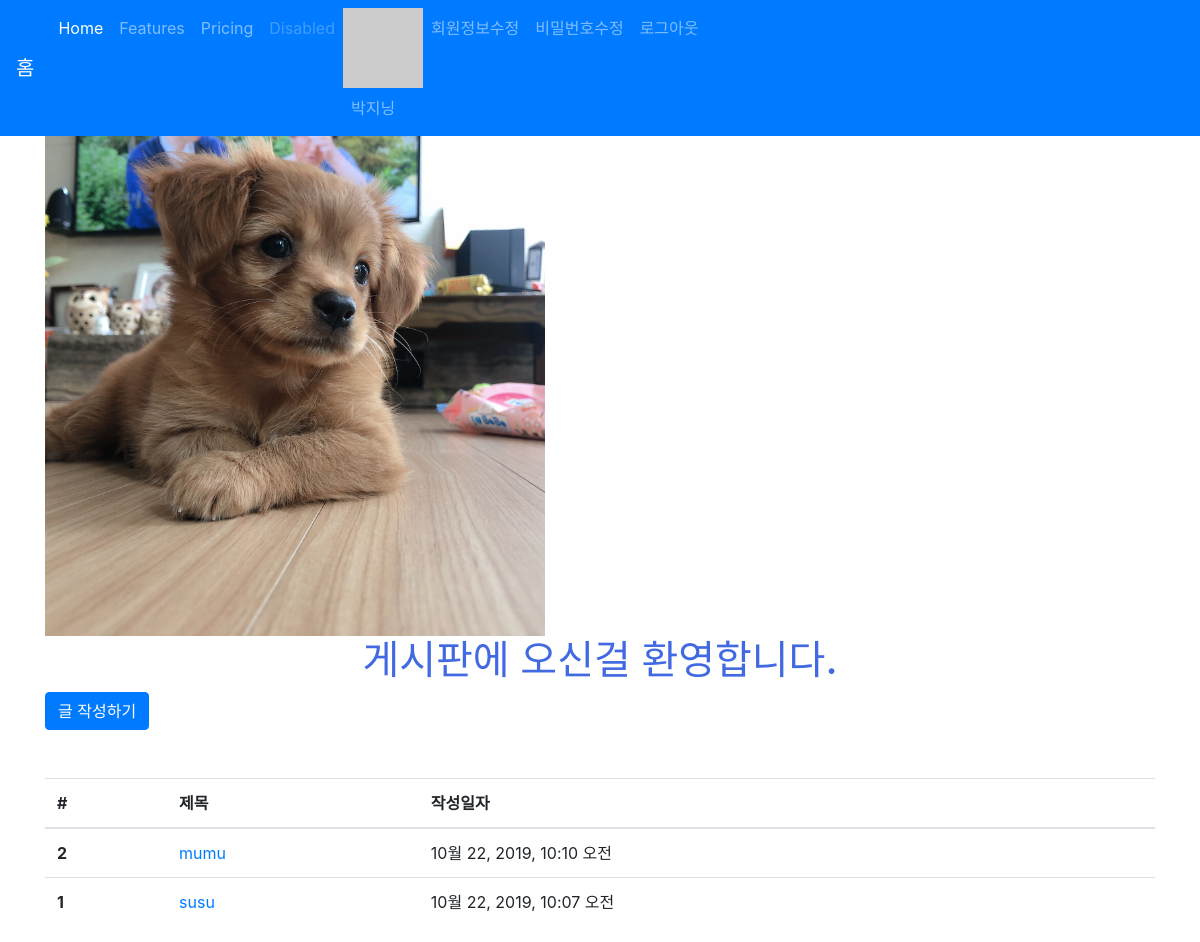
Screenshot of /articles/ (signed in) with the database file from the repository.
### accounts/models.py (models this page shows)
class User(AbstractUser):
    pass

### articles/models.py (models this page shows, shortened)
class Article(models.Model):
    title = models.CharField(max_length=10)
    content = models.TextField()
    image = models.ImageField(blank=True)
    image_thumbnail = ImageSpecField(
        processors=[ResizeToFill(300, 300)],
        format='JPEG',
        options={'quality': 80}
    )
    created_at = models.DateTimeField(auto_now_add=True)
    updated_at = models.DateTimeField(auto_now=True)
    user = models.ForeignKey(settings.AUTH_USER_MODEL, on_delete=models.CASCADE)
    like_users = models.ManyToManyField(
                                settings.AUTH_USER_MODEL,
                                related_name='like_articles',
                                blank=True
                                )

### articles/views.py (the view)
# urls.py: path('', views.index, name='index'),
def index(request):
    articles = Article.objects.order_by('-id') # 최신글 위로 오도록
    context = {
        'articles': articles
    }
    return render(request, 'articles/index.html', context)

### articles/templatetags/gravatar.py (called while the page is built)
@register.filter
def makehash(email):
    return 'https://www.gravatar.com/avatar/' + hashlib.md5(email.strip().lower().encode('utf-8')).hexdigest()

### articles/templates/articles/index.html (shortened to what this page needs)
{% extends 'articles/base.html' %}
{% load static %}
{% block css %}
<link rel="stylesheet" href="{% static 'articles/style.css' %}">
{% endblock %}
{% block body %}
<img src="{% static 'articles/bg.jpg' %}" alt="배경" width="500">
<h1 class="text-center title">게시판에 오신걸 환영합니다.</h1>
{% if user.is_authenticated %}
  <a class="btn btn-primary" href="{% url 'articles:create' %}" role="button">글 작성하기</a>
{% endif %}
<table class="table mt-5">
  <thead>
    <tr>
      <th scope="col">#</th>
      <th scope="col">제목</th>
      <th scope="col">작성일자</th>
    </tr>
  </thead>
  {% for article in articles %}
  <tr>
    <th scope="row">{{ article.id}}</th>
    <td>
      <a href="{% url 'articles:detail' article.pk %}">
        {{ article.title }}
      </a>
    </td>
      <td>{{ article.created_at }}</td>
    </tr>
    {% endfor %}
</table>
{% endblock %}

### articles/templates/articles/base.html (shortened to what this page needs)
{% load static %}
<!DOCTYPE html>
<html lang="en">
<head>
  <link rel="stylesheet" href="{% static 'bootstrap/css/bootstrap.min.css' %}">
  {% block css %}{% endblock %}
</head>
<body>
  <nav class="navbar navbar-expand-lg navbar-dark bg-primary">
    <a class="navbar-brand" href="/articles/">홈</a>
    <div class="collapse navbar-collapse" id="navbarNav">
      <ul class="navbar-nav">
        <li class="nav-item active">
          <a class="nav-link" href="#">Home <span class="sr-only">(current)</span></a>
        </li>
        <li class="nav-item">
          <a class="nav-link" href="#">Features</a>
        </li>
        <li class="nav-item">
          <a class="nav-link" href="#">Pricing</a>
        </li>
        <li class="nav-item">
          <a class="nav-link disabled" href="#" tabindex="-1" aria-disabled="true">Disabled</a>
        </li>
        {% if user.is_authenticated %}
        <li class="nav-item">
          {% load gravatar %}
          <img src="{{ user.email|makehash }}" alt="">
          <a class="nav-link">{{ user.username }}</a>
        </li>
        <li class="nav-item">
          <a class="nav-link" href="{% url 'accounts:update' %}">회원정보수정</a>
        </li>
        <li class="nav-item">
          <a class="nav-link" href="{% url 'accounts:password' %}">비밀번호수정</a>
        </li>
        <li class="nav-item">
          <a class="nav-link" href="{% url 'accounts:logout' %}">로그아웃</a>
        </li>
        {% endif %}
      </ul>
    </div>
  </nav>
  <div class="container">
    {% block body %}
    {% endblock %}
  </div>
</body>
</html>

### articles/static/articles/style.css (style rules this page uses)
.title { color: royalblue; }

### rows the page displays
User: username "박지닝"
Article: id "2", title "mumu", created_at "10월 22, 2019, 10:10 오전"
Article: id "1", title "susu", created_at "10월 22, 2019, 10:07 오전"
